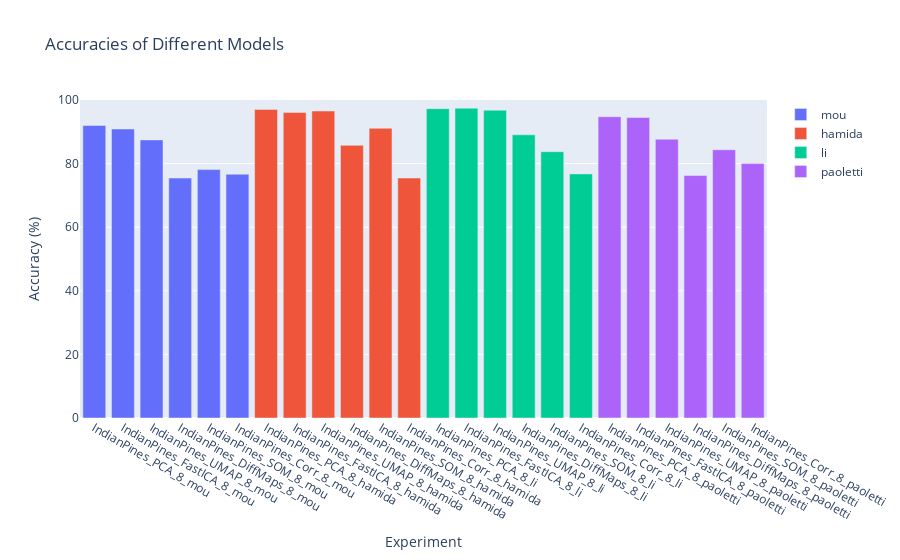

Notebook source saved alongside this figure:
### Code cell
# ds = 'Salinas'
n_comps = 30

plot_acc_by_model(df_results[(df_results['Dataset'] == ds) ])
                # & (df_results['N Components'] == n_comps)])

### Figure 1 — Plotly figure (JSON) as saved in the notebook; plotly's stock layout.template omitted (floating-point values rounded to 4 significant figures)
{"data": [{"marker": {"color": "#636EFA"}, "name": "mou", "type": "bar", "x": ["IndianPines_PCA_8_mou", "IndianPines_FastICA_8_mou", "IndianPines_UMAP_8_mou", "IndianPines_DiffMaps_8_mou", "IndianPines_SOM_8_mou", "IndianPines_Corr_8_mou"], "y": [91.98, 90.88, 87.45, 75.45, 78.11, 76.67]}, {"marker": {"color": "#EF553B"}, "name": "hamida", "type": "bar", "x": ["IndianPines_PCA_8_hamida", "IndianPines_FastICA_8_hamida", "IndianPines_UMAP_8_hamida", "IndianPines_DiffMaps_8_hamida", "IndianPines_SOM_8_hamida", "IndianPines_Corr_8_hamida"], "y": [97.04, 96.07, 96.54, 85.75, 91.11, 75.46]}, {"marker": {"color": "#00CC96"}, "name": "li", "type": "bar", "x": ["IndianPines_PCA_8_li", "IndianPines_FastICA_8_li", "IndianPines_UMAP_8_li", "IndianPines_DiffMaps_8_li", "IndianPines_SOM_8_li", "IndianPines_Corr_8_li"], "y": [97.28, 97.43, 96.8, 89.05, 83.73, 76.77]}, {"marker": {"color": "#AB63FA"}, "name": "paoletti", "type": "bar", "x": ["IndianPines_PCA_8_paoletti", "IndianPines_FastICA_8_paoletti", "IndianPines_UMAP_8_paoletti", "IndianPines_DiffMaps_8_paoletti", "IndianPines_SOM_8_paoletti", "IndianPines_Corr_8_paoletti"], "y": [94.74, 94.49, 87.68, 76.25, 84.36, 80.01]}], "layout": {"barmode": "group", "showlegend": true, "title": {"text": "Accuracies of Different Models"}, "xaxis": {"title": {"text": "Experiment"}}, "yaxis": {"range": [0, 100], "title": {"text": "Accuracy (%)"}}}}
